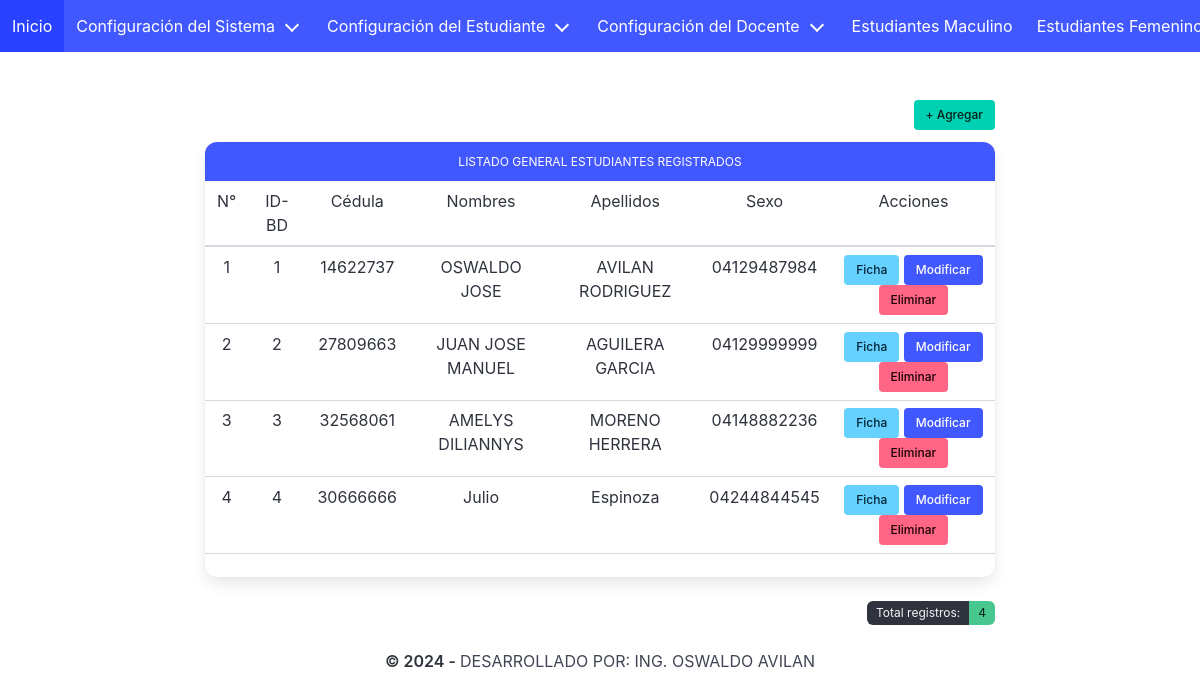
The page /estudiantes.php on the database its author committed.
### tables this page shows
CREATE TABLE `estudiantes` (
  `id_estudiantes` int(11) NOT NULL,
  `cedula` varchar(8) NOT NULL,
  `nombres` varchar(45) NOT NULL,
  `apellidos` varchar(45) NOT NULL,
  `fecha_nacimiento` date NOT NULL,
  `edad` varchar(2) NOT NULL,
  `id_sexo` int(11) NOT NULL,
  `correo` varchar(45) NOT NULL,
  `telefono` varchar(11) NOT NULL
);

### estudiantes.php (the view, shortened to what this page needs)
<?php
include "conexion/conexion.php";
?>
<!DOCTYPE html>
<html lang="es" data-theme="light">
  <head>
    <link rel="stylesheet" href="css/bulma.min.css">
  </head>
  <body>
<?php include "menu.php"; ?>
<section class="section">
  <div class="container">
    <div class="columns is-mobile is-centered">
      <div class="column is-10">
<div class="field is-grouped is-grouped-right">
  <p class="control">
  <a href="agregar_estudiante.php">
  <button class="button is-primary is-small">+ Agregar</button>
  </a>
  </p>
</div>
<article class="panel is-link">
  <p class="panel-heading has-text-centered has-text-weight-normal is-size-7">LISTADO GENERAL ESTUDIANTES REGISTRADOS</p>
<?php
$consulta = $DB_con->query("SELECT
estudiantes.id_estudiantes,
estudiantes.cedula,
estudiantes.nombres,
estudiantes.apellidos,
estudiantes.fecha_nacimiento,
estudiantes.edad,
estudiantes.id_sexo,
estudiantes.correo,
estudiantes.telefono,
sexo.id_sexo,
sexo.sexo
FROM estudiantes
INNER JOIN sexo ON estudiantes.id_sexo = sexo.id_sexo ORDER BY id_estudiantes;");
if($consulta->rowCount() > 0){
$i=1;
 ?>
 <table id="myTable" class="table is-hoverable table is-mobile is-fullwidth has-text-centered">
        <thead>
          <tr>
              <th class="has-text-centered has-text-weight-normal">N°</th>
              <th class="has-text-centered has-text-weight-normal">ID-BD</th>
              <th class="has-text-centered has-text-weight-normal">Cédula</th>
              <th class="has-text-centered has-text-weight-normal">Nombres</th>
              <th class="has-text-centered has-text-weight-normal">Apellidos</th>
              <th class="has-text-centered has-text-weight-normal">Sexo</th>
              <th class="has-text-centered has-text-weight-normal">Acciones</th>
          </tr>
        </thead>
<?php
while ($linea = $consulta->fetch(PDO::FETCH_ASSOC)) {
echo "
        <tbody>
          <tr>
            <td class='has-text-centered'>$i</td>";?>
            <td><?php echo $linea['id_estudiantes']; ?></td>
            <td><?php echo $linea['cedula']; ?></td>
            <td><?php echo $linea['nombres']; ?></td>
            <td><?php echo $linea['apellidos']; ?></td>
            <td><?php echo $linea['telefono']; ?></td>
<td>
<a href="ficha_estudiante.php?id_estudiantes=<?php print($linea['id_estudiantes']); ?>">
<button class='button is-small is-responsive is-info'>Ficha</button></a>
<a href="modificar_estudiantes.php?id_estudiantes=<?php print($linea['id_estudiantes']); ?>">
<button class='button is-small is-responsive is-link'>Modificar</button></a>
<button data-target="#eliminar_<?php echo $linea['id_estudiantes']; ?>"
class='button is-small is-responsive is-danger js-modal-trigger' >Eliminar</button>
</td>
</tr>
</tbody>
<?php
$i++;
}
}
else
echo "<br><div class='notification is-warning has-text-centered has-text-weight-normal is-size-7'>
<h5 class='black-text text-darken-2 center CONDENSED LIGHT5'>
¡ Advertencia: No se ha encontrado ningún registro !
</h5>
</div>";
echo "</table>";
?>
</article>
<div class="control">
<div class="tags has-addons is-right is-small">
<?php
$consulta = $DB_con->query("SELECT
estudiantes.id_estudiantes,
estudiantes.cedula,
estudiantes.nombres,
estudiantes.apellidos,
estudiantes.fecha_nacimiento,
estudiantes.edad,
estudiantes.id_sexo,
estudiantes.correo,
estudiantes.telefono,
sexo.id_sexo,
sexo.sexo
FROM estudiantes
INNER JOIN sexo ON estudiantes.id_sexo = sexo.id_sexo ORDER BY id_estudiantes;");
$consulta->execute();
$estudiantes = $consulta->rowCount();
?>
      <span class="tag is-dark">Total registros:</span>
      <span class="tag is-success"><?php print("$estudiantes\n"); ?></span>
</div>
</div>
</div>
</div>
<div class="content has-text-centered">
  <p><strong>© 2024 - </strong> DESARROLLADO POR: ING. OSWALDO AVILAN</p>
  </div>
</section>
  </body>
</html>

### rows shown on the page
estudiantes: id_estudiantes "1", cedula "14622737", nombres "OSWALDO JOSE", apellidos "AVILAN RODRIGUEZ", telefono "04129487984"
estudiantes: id_estudiantes "2", cedula "27809663", nombres "JUAN JOSE MANUEL", apellidos "AGUILERA GARCIA", telefono "04129999999"
estudiantes: id_estudiantes "3", cedula "32568061", nombres "AMELYS DILIANNYS", apellidos "MORENO HERRERA", telefono "04148882236"
estudiantes: id_estudiantes "4", cedula "30666666", nombres "Julio", apellidos "Espinoza", telefono "04244844545"

### other values the page prints
$estudiantes "4"
